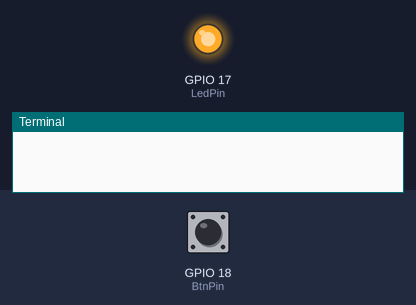
The program below on a simulated Raspberry Pi (BCM pin numbers). Parts: output pins drawn as LEDs (lit = HIGH), the last lines printed to the terminal. The inputs (shaded band) are chosen by the test bench; at power-on: GPIO 18 (BtnPin) HIGH.

Above: at 1.2 s.
1.3 s: GPIO 18 (BtnPin) pulled LOW for 0.15 s
At 1.6 s:
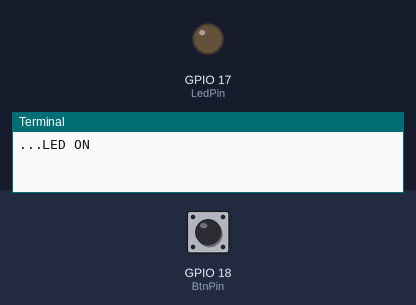
2.9 s: GPIO 18 (BtnPin) pulled LOW for 1 s
At 4.1 s:
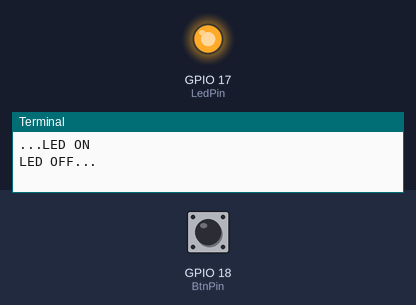
5.4 s: GPIO 18 (BtnPin) pulled LOW for 3.2 s
At 6.0 s:
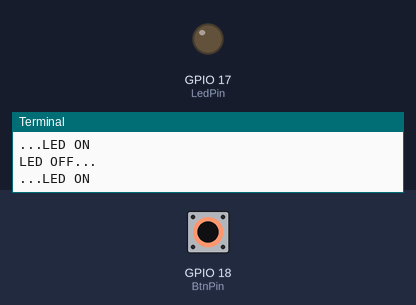
Timing chart, 0 to 8.4 s (numbered marks = the images above; inputs shaded):
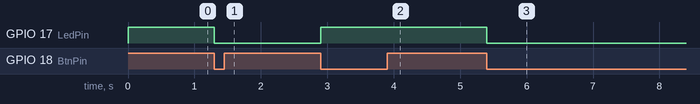

Measured:
- after the input at 1.3 s, GPIO 17 (LedPin): HIGH → LOW at once
- after the input at 2.9 s, GPIO 17 (LedPin): LOW → HIGH at once
- after the input at 5.4 s, GPIO 17 (LedPin): HIGH → LOW at once

The program:

2.1.1_Button.py
```python
'''
/**********************************************************************
* Author      : Ala Rmida
* E-mail      : ala.rmida.ingen@gmail.com
* website     : https://ala-rmida-ann1998.netlify.app/
**********************************************************************/'''

import RPi.GPIO as GPIO
import time

LedPin = 17 # Set GPIO17 as LED pin
BtnPin = 18 # Set GPIO18 as button pin


Led_status = True # Set Led status to True(OFF)

# Define a setup function for some setup
def setup():
	# Set the GPIO modes to BCM Numbering
	GPIO.setmode(GPIO.BCM)
	GPIO.setup(LedPin, GPIO.OUT, initial=GPIO.HIGH)  # Set LedPin's mode to output, and initial level to high (3.3v)
	GPIO.setup(BtnPin, GPIO.IN) # Set BtnPin's mode to input.

# Define a callback function for button callback
def swLed(ev=None):
	global Led_status
	# Switch led status(on-->off; off-->on)
	Led_status = not Led_status
	GPIO.output(LedPin, Led_status)
	if Led_status:
		print ('LED OFF...')
	else:
		print ('...LED ON')

# Define a main function for main process
def main():
	# Set up a falling detect on BtnPin,
	# and callback function to swLed
	GPIO.add_event_detect(BtnPin, GPIO.FALLING, callback=swLed)
	while True:
		# Don't do anything.
		time.sleep(1)

# Define a destroy function for clean up everything after
# the script finished
def destroy():
	# Turn off LED
	GPIO.output(LedPin, GPIO.HIGH)
	# Release resource
	GPIO.cleanup()

# If run this script directly, do:
if __name__ == '__main__':
	setup()
	try:
		main()
	# When 'Ctrl+C' is pressed, the program
	# destroy() will be  executed.
	except KeyboardInterrupt:
		destroy()
```
